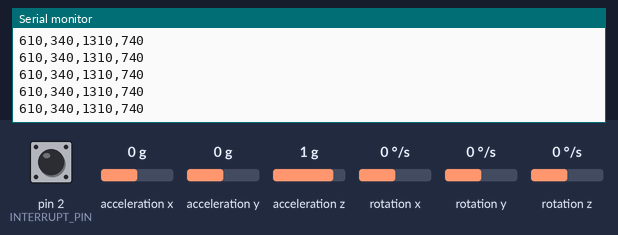
The sketch below on a simulated Arduino Uno, built with avr-gcc and run on an emulated ATmega328P. Shown: the last lines printed to the serial monitor. The test bench sets the inputs (shaded band); at power-on: acceleration y 0 g, acceleration x 0 g, acceleration z 1 g, rotation z 0 °/s, pin 2 (INTERRUPT_PIN) LOW, rotation x 0 °/s, rotation y 0 °/s. The sensor or clock chip raises its interrupt line as the real part does.

Above: at 1.7 s.
1.8 s: acceleration y set to -1.4 g
At 1.83 s:
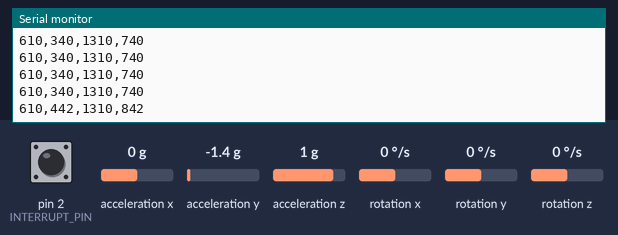
3.3 s: acceleration x set to -1.4 g
At 3.36 s:
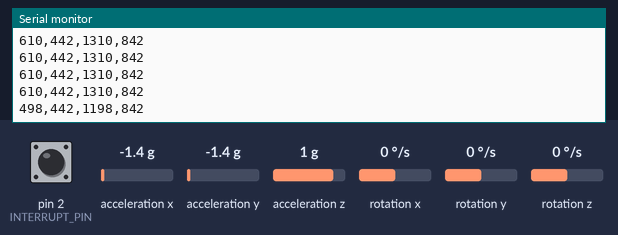
4.8 s: acceleration z set to -1.4 g
At 4.89 s:
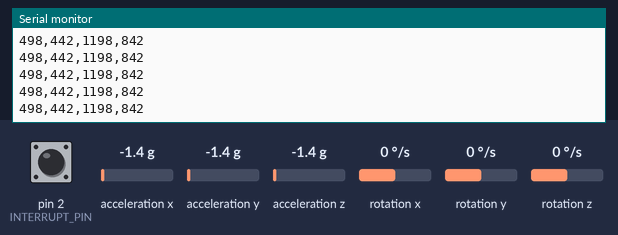
6.3 s: rotation z set to -192 °/s
At 6.32 s:
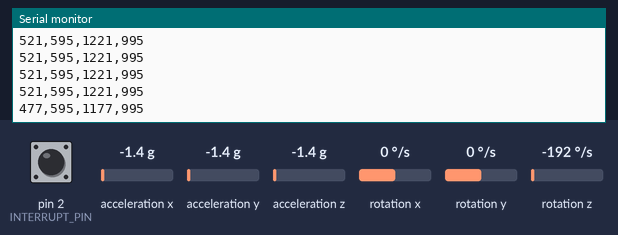
Timing chart, 0 to 8.8 s (numbered marks = the images above; inputs shaded):
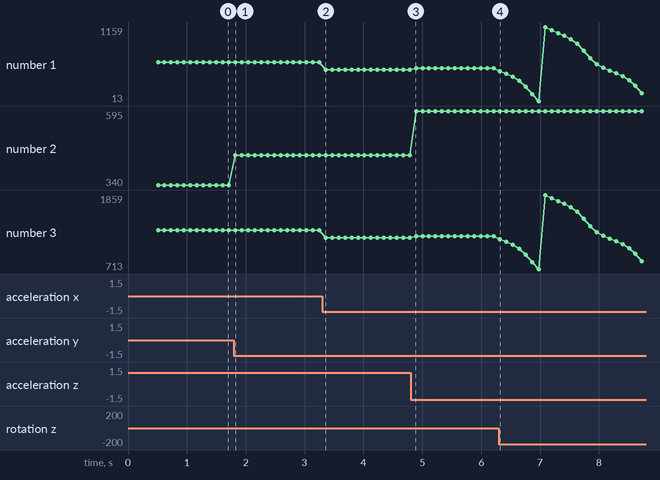

Measured:
- after the input at 1.8 s, the serial monitor: prints a new line at once (image 1)
- after the input at 3.3 s, the serial monitor: prints a new line after 0.06 s (image 2)
- after the input at 6.3 s, the serial monitor: prints a new line at once (image 4)
- plotted number 1: 610 → 498 after the input at 3.3 s, 498 → 521 after the input at 4.8 s, 521 → 132 after the input at 6.3 s
- plotted number 2: 340 → 442 after the input at 1.8 s, 442 → 595 after the input at 4.8 s
- plotted number 3: 1310 → 1198 after the input at 3.3 s, 1198 → 1221 after the input at 4.8 s, 1221 → 832 after the input at 6.3 s

The sketch:

vr_movies.ino
```cpp
//###############################################   MPU 6050
#include "MUP.h"
int x,y,z,e;
int kutu_w=700,kutu_h=400;
int gercek_w=1920,gercek_h=1080;
int w=gercek_w/2,h=gercek_h/2;


/*   başarısız olundu array döndürülmesi bilinemiyor örende gell
int box_mask(int x,int y,int w,int h){
/////  mask = ( x1,y1,x2,y2);
  int boxx[4];

  boxx[0]=x-(w/2);
  boxx[1]=y-(h/2);
  boxx[2]=x+(w/2);
  boxx[3]=y+(h/2);

  return boxx;

}
*/


void setup() {
initializeIMU();
Serial.begin(2000000);


}
int x1,y1,x2,y2;
void loop() {
  struct Orientation o = getIMUOrientation();

  ///////////////////////////////////////////////////////////////////   kutu belirleme
  x1=w-(kutu_w/2);
  y1=h-(kutu_h/2);
  x2=w+(kutu_w/2);
  y2=h+(kutu_h/2);
  /////////////////////////////////////////////////////////////////////////////////////////////////
  ///////////////////////////////////////////////////////////////////değerleri alma
  e=o.Error;
  x=o.Roll;
  y=o.Pitch;
  z=o.Yaw;

  /////////////////////////////////////////////////////////////////////////////////////////////////
  /////////////////////////////////////////////////////////////////  maplama
   z=map(z,-180,180,-w+(kutu_w/2),w-(kutu_w/2));
   y=map(y,-180,180,-h+(kutu_h/2),h-(kutu_h/2));
   ////////////////////////////////////////////////////////////////////////////////////////////////////
  //////////////////////////////////////////////////////////////////    kutuyu yeniden konumlandırma

  if (e == 1){
      Serial.println(" HATA !!!  BAĞLANTILARI KONTROL EDİN ");
  }

  else{
      x1=x1+z;
      x2=x2+z;
      y1=y1-y;
      y2=y2-y;


  }
  ////////////////////////////////////////////////////////////////////////////////////////////////
  ////////////////////////////////////////////////////////////   Ardinunio daki değerleri pytona atma
  Serial.print(x1);
  Serial.print(",");
  Serial.print(y1);
  Serial.print(",");
  Serial.print(x2);
  Serial.print(",");
  Serial.println(y2);
  delay(100);

}
```

MUP.h
```cpp
//###############################################   MPU 6050

#define INTERRUPT_PIN 2
#include "I2Cdev.h"
#include "MPU6050_6Axis_MotionApps20.h"
#if I2CDEV_IMPLEMENTATION == I2CDEV_ARDUINO_WIRE
#include "Wire.h"
#endif
MPU6050 mpu;

// orientation/motion vars
Quaternion q;           // [w, x, y, z]         quaternion container
VectorFloat gravity;    // [x, y, z]            gravity vector
float ypr[3];           // [yaw, pitch, roll]   yaw/pitch/roll container and gravity vector

bool dmpReady = false;  // set true if DMP init was successful
uint8_t mpuIntStatus;   // holds actual interrupt status byte from MPU
uint8_t devStatus;      // return status after each device operation (0 = success, !0 = error)
uint16_t packetSize;    // expected DMP packet size (default is 42 bytes)
uint8_t fifoBuffer[64]; // FIFO storage buffer

volatile bool mpuInterrupt = false;     // indicates whether MPU interrupt pin has gone high
void dmpDataReady() {
  mpuInterrupt = true;
}

struct Orientation {
  double Yaw;
  double Pitch;
  double Roll;
  bool Error;
};

struct Orientation prevOrientation;

void initializeIMU() {
#if I2CDEV_IMPLEMENTATION == I2CDEV_ARDUINO_WIRE
  Wire.begin();
  Wire.setClock(400000);
#elif I2CDEV_IMPLEMENTATION == I2CDEV_BUILTIN_FASTWIRE
  Fastwire::setup(400, true);
#endif

  mpu.initialize();
  pinMode(INTERRUPT_PIN, INPUT);

  devStatus = mpu.dmpInitialize();

  mpu.setXAccelOffset(76);
  mpu.setYAccelOffset(-19);
  mpu.setZAccelOffset( 1390);
  mpu.setXGyroOffset(-67);
  mpu.setYGyroOffset(-2);
  mpu.setZGyroOffset(-25);

  if (devStatus == 0) {
    mpu.setDMPEnabled(true);
    attachInterrupt(digitalPinToInterrupt(INTERRUPT_PIN), dmpDataReady, RISING);
    mpuIntStatus = mpu.getIntStatus();
    dmpReady = true;
    packetSize = mpu.dmpGetFIFOPacketSize();
  } else {
    Serial.print(F("DMP Initialization failed (code "));
  }
}

struct Orientation getIMUOrientation() {
  if (!dmpReady || !mpu.testConnection()) {
    struct Orientation o;
    o.Yaw = 0;
    o.Pitch = 0;
    o.Roll = 0;
    o.Error = true;
    return o;
  }

  if (mpu.dmpGetCurrentFIFOPacket(fifoBuffer)) {
    mpu.dmpGetQuaternion(&q, fifoBuffer);
    mpu.dmpGetGravity(&gravity, &q);
    mpu.dmpGetYawPitchRoll(ypr, &q, &gravity);

    struct Orientation o;
    o.Yaw = ypr[0] * 180 / M_PI;
    o.Pitch = ypr[2] * 180 / M_PI;
    o.Roll = ypr[1] * 180 / M_PI;
    o.Error = false;

    prevOrientation.Yaw = o.Yaw;
    prevOrientation.Pitch = o.Pitch;
    prevOrientation.Roll = o.Roll;

    return o;
  } else {
    return prevOrientation;
  }
}
```
